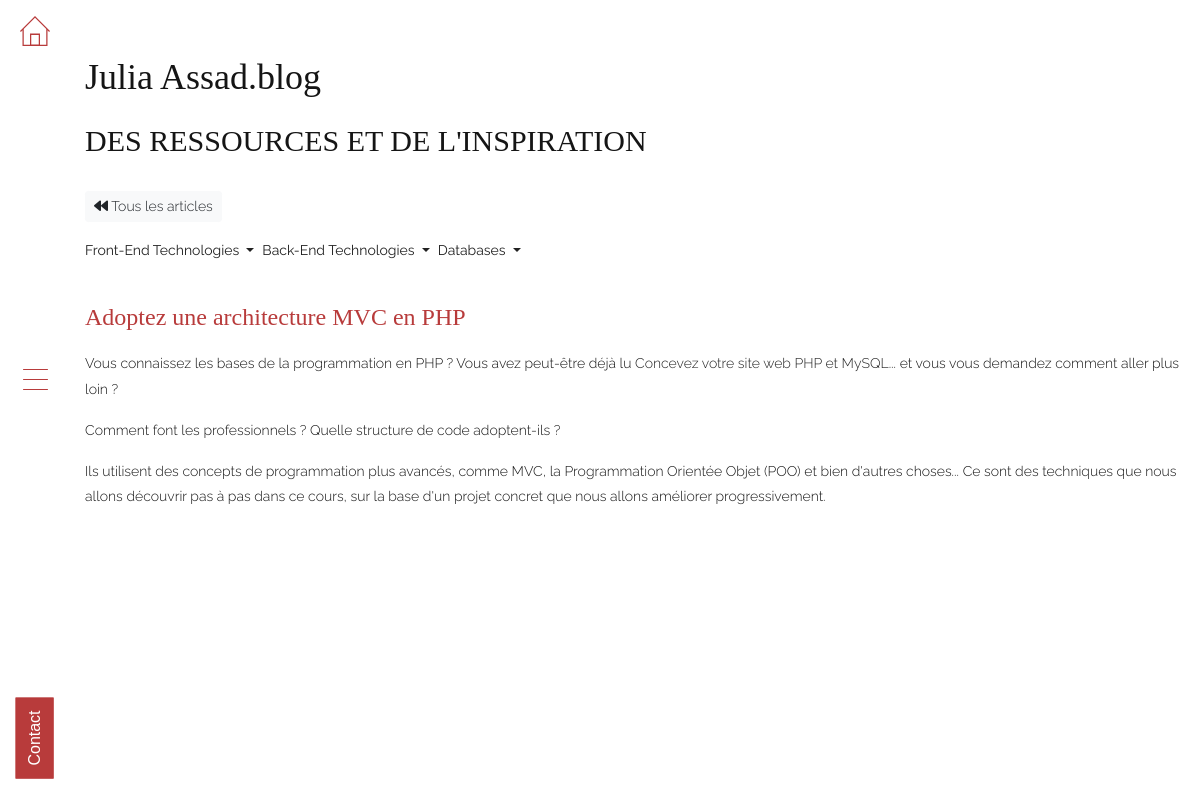
Page /Blog/article/adoptez-une-architecture-mvc-en-php on the committed database.
### tables this page shows
CREATE TABLE `articles` (
  `article_id` int(11) NOT NULL,
  `article_title` varchar(255) NOT NULL,
  `article_content` text NOT NULL,
  `article_excerpt` text NOT NULL,
  `article_image` varchar(255) NOT NULL,
  `article_url` text NOT NULL,
  `article_slug` varchar(255) NOT NULL,
  `is_published` tinyint(1) NOT NULL DEFAULT '0'
);

### app/libraries/Core.php (called while the page is built, shortened)
<?php
class Core
{
 protected $currentMethod = 'Index';
 public function __construct()
 {
  $url = $this->getUrl();
  if (file_exists('../app/controllers/' . ucwords($url[0]) . '.php')) {
   unset($url[0]);
  }
  $this->currentController = new $this->currentController;
  if (isset($url[1])) {
   if (method_exists($this->currentController, $url[1])) {
    $this->currentMethod = $url[1];
    unset($url[1]);
   }
  }
  $this->params = $url ? array_values($url) : [];
  call_user_func_array([$this->currentController, $this->currentMethod], $this->params);
 }
 public function getUrl()
 {
  if (isset($_GET['url'])) {
   $url = rtrim($_GET['url'], '/');
   $url = filter_var($url, FILTER_SANITIZE_URL);
   $url = explode('/', $url);
   return $url;
  }
 }
}

### build/index.php (called while the page is built, shortened)
<?php
$init = new Core;

### app/libraries/Database.php (called while the page is built, shortened)
<?php
class Database
{
 private $host = DB_HOST;
 private $user = DB_USER;
 private $pass = DB_PASS;
 private $dbname = DB_NAME;
 private $dbh;
 private $stmt;
 public function __construct()
 {
  $dsn = 'mysql:host=' . $this->host . ';dbname=' . $this->dbname;
  $options = array(
   PDO::ATTR_PERSISTENT => true,
   PDO::ATTR_ERRMODE => PDO::ERRMODE_EXCEPTION,
  );
  try {
   $this->dbh = new PDO($dsn, $this->user, $this->pass, $options);
  } catch (PDOException $e) {
   $this->error = $e->getMessage();
   echo $this->error;
  }}
 public function query($sql)
 {
  $this->stmt = $this->dbh->prepare($sql);
 }
 public function bind($param, $value, $type = null)
 {
  if (is_null($type)) {
   switch (true) {
    default:
     $type = PDO::PARAM_STR;
   }
  }
  $this->stmt->bindValue($param, $value, $type);
 }
 public function execute()
 {
  return $this->stmt->execute();
 }
 public function single()
 {
  $this->execute();
  return $this->stmt->fetch(PDO::FETCH_OBJ);
 }
}

### app/models/Blogmodel.php (called while the page is built, shortened)
<?php
class Blogmodel
{
    private $db;
    public function __construct()
    {
        $this->db = new Database;
    }
    public function getarticleBySlug($slug)
    {
        $this->db->query("SELECT * FROM articles WHERE article_slug = :slug");
        $this->db->bind(':slug', $slug);
        $row = $this->db->single();
        return $row;
    }
}

### app/views/front/pages/single-article.php (the view, shortened to what this page needs)
<?php require APPROOT . '/views/inc/header.php';?>
<?php require APPROOT . '/views/inc/sidenav.php';?>
<div id="main" class="main-container">
    <section class="single-article">
        <div class="container-fluid">
            <div class="row">
                <div class="col-sm-12">
                    <h2 class="mb-4">Julia Assad.blog</h2>
                    <h3 class="blog--title">Des Ressources et de l'inspiration</h3>
                    <a href="<?php echo URLROOT; ?>/Blog" class="btn btn-sm btn-light"><i class="fa fa-backward"
                            aria-hidden="true"></i>
                        Tous les articles</a>
                    <nav class="navbar navbar-expand-sm mb-4 justify-content-start">
                        <div class="collapse navbar-collapse" id="navbarSupportedContent">
                            <ul class="navbar-nav ">
                                <li class="nav-item dropdown">
                                    <a class="nav-link dropdown-toggle" href="#" id="navbarDropdown" role="button"
                                        data-toggle="dropdown" aria-haspopup="true" aria-expanded="false">
                                        Front-End Technologies
                                    </a>
                                </li>
                                <li class="nav-item dropdown">
                                    <a class="nav-link dropdown-toggle" href="#" id="navbarDropdown" role="button"
                                        data-toggle="dropdown" aria-haspopup="true" aria-expanded="false">
                                        Back-End Technologies
                                    </a>
                                </li>
                                <li class="nav-item dropdown">
                                    <a class="nav-link dropdown-toggle" href="#" id="navbarDropdown" role="button"
                                        data-toggle="dropdown" aria-haspopup="true" aria-expanded="false">
                                        Databases
                                    </a>
                                </li>
                        </div>
                    </nav>
                    <h2 class="mt-3 h4"><a href="<?php echo $data['article']->article_url;?>" target="_blank"><span class="lnr lnr-link"></span> <?php echo $data['article']->article_title; ?></a></h2>
                    <p><?php echo $data['article']->article_content; ?></p>
                </div>
            </div>
        </div>
    </section>
</div>
<?php require APPROOT . '/views/inc/footer.php';?>

### rows in the picture
articles: article_title "Adoptez une architecture MVC en PHP", article_content "Vous connaissez les bases de la programmation en PHP ? Vous avez peut-être déjà lu Concevez votre site web PHP et MySQL ... et vous vous demandez comment aller plus loin ? Comment font les professionnels ? Quelle structure de code adoptent-ils ? Ils utilisent des concepts de programmation plus avancés, comme MVC, la Programmation Orientée Objet (POO) et bien d'autres choses... Ce sont des techniques que nous allons découvrir pas à pas dans ce cours, sur la base d'un projet concret que nous allons améliorer progressivement."
